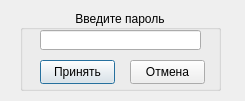
<?xml version="1.0" encoding="UTF-8"?>
<ui version="4.0">
 <class>passDialog</class>
 <widget class="QDialog" name="passDialog">
  <property name="geometry">
   <rect>
    <x>0</x>
    <y>0</y>
    <width>245</width>
    <height>101</height>
   </rect>
  </property>
  <property name="windowTitle">
   <string>Dialog</string>
  </property>
  <widget class="QGroupBox" name="groupBox">
   <property name="geometry">
    <rect>
     <x>20</x>
     <y>10</y>
     <width>201</width>
     <height>81</height>
    </rect>
   </property>
   <property name="title">
    <string>Введите пароль</string>
   </property>
   <property name="alignment">
    <set>Qt::AlignCenter</set>
   </property>
   <widget class="QPushButton" name="okButton">
    <property name="geometry">
     <rect>
      <x>20</x>
      <y>50</y>
      <width>75</width>
      <height>24</height>
     </rect>
    </property>
    <property name="text">
     <string>Принять</string>
    </property>
   </widget>
   <widget class="QLineEdit" name="lineEdit">
    <property name="geometry">
     <rect>
      <x>20</x>
      <y>20</y>
      <width>161</width>
      <height>20</height>
     </rect>
    </property>
    <property name="maxLength">
     <number>30</number>
    </property>
    <property name="echoMode">
     <enum>QLineEdit::Password</enum>
    </property>
   </widget>
   <widget class="QPushButton" name="cancelButton">
    <property name="geometry">
     <rect>
      <x>110</x>
      <y>50</y>
      <width>75</width>
      <height>24</height>
     </rect>
    </property>
    <property name="text">
     <string>Отмена</string>
    </property>
   </widget>
  </widget>
 </widget>
 <resources/>
 <connections/>
</ui>
